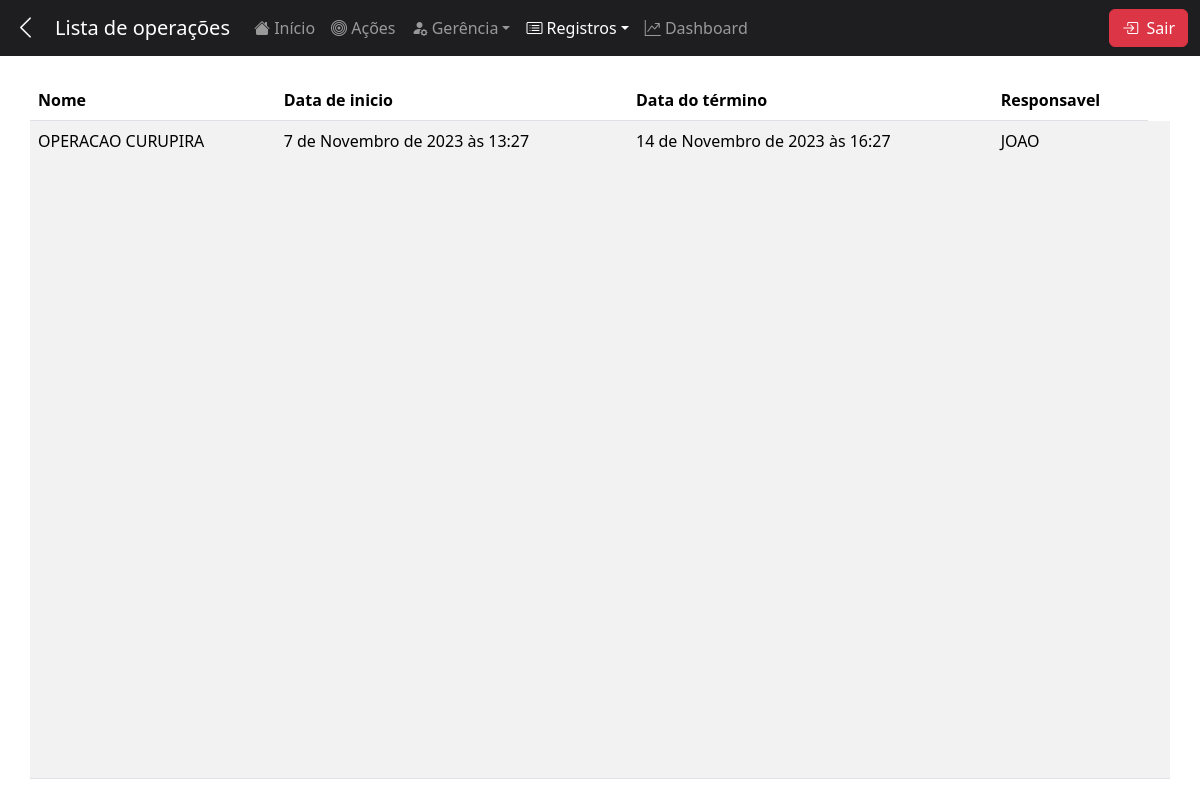
The app's page /registros/operacoes/ (signed in), older data.
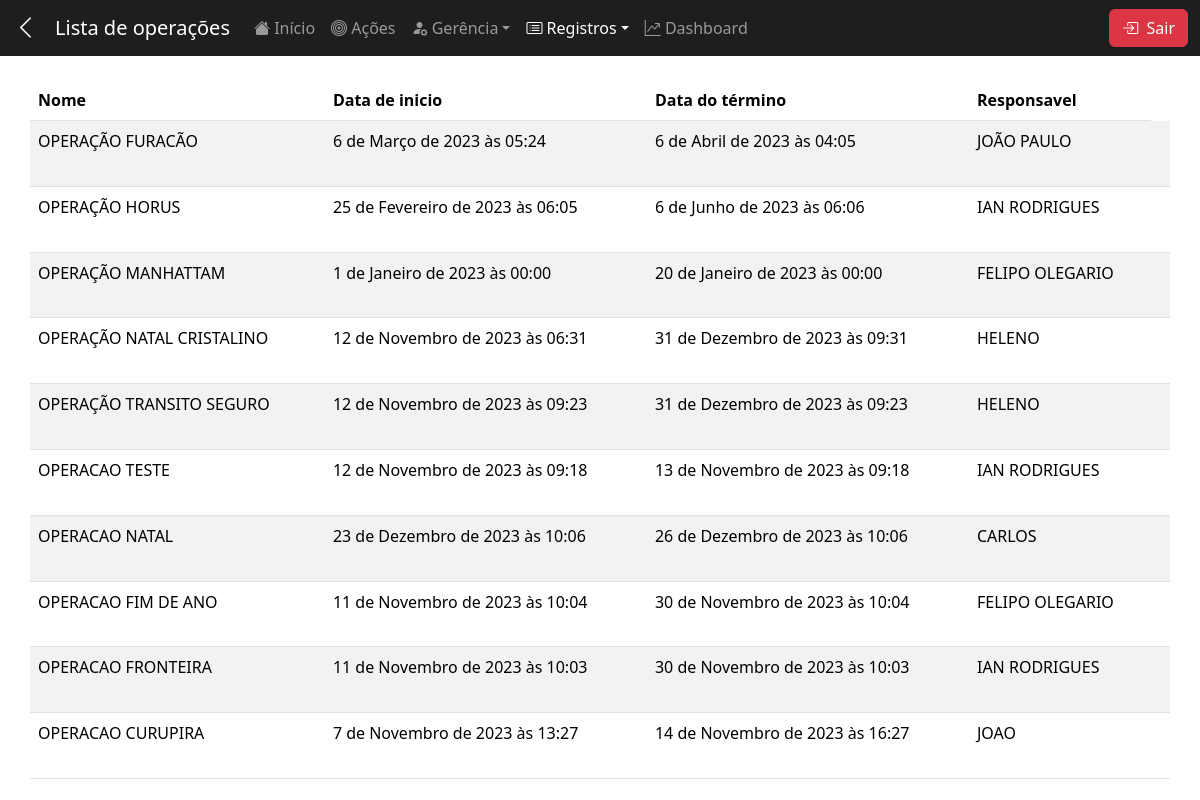
The same page, newer data.
### mainApp/models.py (models this page shows)
class ModelOperacoes(models.Model):
    nome_operacao = models.CharField(max_length=200, blank=False, null=False)
    data_inicio = models.DateTimeField(null=False, blank=False)
    data_fim = models.DateTimeField(null=True)
    responsavel = models.CharField(max_length=200,blank=False, null=False)
    data_registro = models.DateTimeField(auto_now_add=True)
    data_manutencao = models.DateTimeField(auto_now=True)
    class Meta:
        db_table = 'operacoes'

### mainApp/views.py (the view)
# urls.py: path('registros/operacoes/', views.reg_operacoes, name='reg_operacoes'),
@login_required
def reg_operacoes(request):
    usuario = request.user
    instituicao = ModelUsuarios.objects.get(id_usuario_django=usuario.id).instituicao
    parametro_page = request.GET.get('page','1')
    parametro_limit = request.GET.get('limit','50')
    if not(parametro_limit.isdigit() and int(parametro_limit)>0):
        parametro_limit = '50'
    Operacoes = ModelOperacoes.objects.all().order_by('-data_registro')
    busca = request.GET.get('busca')
    if busca:
        Operacoes = ModelOperacoes.objects.filter(Q(nro_registro__icontains=busca)|Q(tipo_servico__icontains=busca)).order_by('-data_registro')
    else:
        Operacoes = ModelOperacoes.objects.all().order_by('-data_registro')
    ocorrencias_paginator = Paginator(Operacoes,parametro_limit)
    try:
        page = ocorrencias_paginator.page(parametro_page)
    except (EmptyPage, PageNotAnInteger):
        page = ocorrencias_paginator.page(1)
    context = {
        'quantidade_por_pagina': ['10','15','25','50','100'],
        "instituicao":instituicao,
        'limitp': parametro_limit,
        'operacoes': page
    }
    return render(request, 'reg_operacoes.html',context)

### mainApp/templates/reg_operacoes.html (shortened to what this page needs)
{% extends "base.html" %}
{% load static %}
{% block css%}
<link rel="stylesheet" href="{% static 'css/home.css' %}">
{% endblock %}
{% block content %}
{% include "includes/header.html" with nav_title="Lista de operações" back=True %}
<main class="container">
    <div class="row pt-4">
        <table class="table table-striped">
            <thead>
              <tr>
                <th scope="col">Nome</th>
                <th scope="col">Data de inicio</th>
                <th scope="col">Data do término</th>
                <th scope="col">Responsavel</th>
              </tr>
            </thead>
            <tbody>
                {% for operacao in operacoes%}
                    <tr>
                        <td>{{operacao.nome_operacao}}</td>
                        <td>{{operacao.data_inicio}}</td>
                        <td>{{operacao.data_fim}}</td>
                        <td>{{operacao.responsavel}}</td>
                        <td class="icon">
                        </td>
                    </tr>
                {%endfor%}
            </tbody>
          </table>
    </div>
</main>
{% endblock %}

### mainApp/templates/base.html (shortened to what this page needs)
{% load static %}
{% load bootstrap5 %}
<!DOCTYPE html>
<html lang="pt-br">
<head>
    <link rel="stylesheet" href="https://cdn.jsdelivr.net/npm/bootstrap-icons@1.11.1/font/bootstrap-icons.css">
    {% bootstrap_css %}
    {% if instituicao == 'PCEPA' %}
    <link rel="stylesheet" href="{% static 'css/cores_PCEPA.css' %}">
    {% elif instituicao == 'PC' %}
    <link rel="stylesheet" href="{% static 'css/cores_PC.css' %}">
    {% elif instituicao == 'PM' %}
    <link rel="stylesheet" href="{% static 'css/cores_PM.css' %}">
    {% elif instituicao == 'CBM' %}
    <link rel="stylesheet" href="{% static 'css/cores_CBM.css' %}">
    {% else%}
    <link rel="stylesheet" href="{% static 'css/cores.css' %}">
    {% endif %}
    <link rel="stylesheet" href="{% static 'css/base.css' %}">
    {% block css%}{% endblock %}
</head>
<body>
    {% block content %}{% endblock %}
</body>
</html>

### mainApp/templates/includes/header.html (shortened to what this page needs)
{% load static %}
<header class="cor_instituicao">
    <nav class="navbar navbar-dark navbar-expand-md">
        <div class="container-fluid">
            {% if back %}
            <button class="btn text-light p-0 m-0 me-3" onclick="history.back()"><i class="bi bi-chevron-left"></i></button>
            {% endif %}
            <span class="navbar-brand text-center" id="nav_title">
                {{ nav_title }}
            </span>
            <div class="navbar-collapse collapse" id="navbarToggler">
                <ul class="navbar-nav me-auto mb-2 mb-lg-0">
                    <li class="nav-item">
                        <a class="nav-link {% if request.resolver_match.url_name == 'home' %}current-page{% endif %}" href="{% url 'home' %}" rel="noopener noreferrer">
                            <i class="bi bi-house-fill"></i> Início
                        </a>
                    </li>
                    <li class="nav-item">
                        <a class="nav-link {% if request.resolver_match.url_name == 'acoes' %}current-page{% endif %}" href="{% url 'acoes' %}" rel="noopener noreferrer">
                            <i class="bi bi-bullseye"></i> Ações
                        </a>
                    </li>
                    <li class="nav-item dropdown">
                        <a class="nav-link dropdown-toggle " data-bs-toggle="dropdown" aria-expanded="false"><i class="bi bi-person-fill-gear"></i> Gerência</a>
                    </li>
                    <li class="nav-item dropdown">
                        <a class="nav-link dropdown-toggle {% if request.resolver_match.url_name == 'reg_acoes' or request.resolver_match.url_name == 'reg_operacoes' %}current-page{% endif %}" data-bs-toggle="dropdown" aria-expanded="false"><i class="bi bi-card-list"></i>  Registros</a>
                    </li>
                    <li class="nav-item">
                        <a class="nav-link {% if request.resolver_match.url_name == 'dashboard' %}current-page{% endif %}" href="{% url 'dashboard' %}" rel="noopener noreferrer">
                            <i class="bi bi-graph-up-arrow"></i> Dashboard
                        </a>
                    </li>
                </ul>
                <div class="text-end">
                    <a class="btn btn-danger" id="btn-sair" href="{% url 'sair' %}" rel="noopener noreferrer">
                        <i class="bi bi-box-arrow-in-right me-1"></i>
                        Sair
                    </a>
                </div>
            </div>
        </div>
    </nav>
</header>

### statics/css/cores_PC.css (style rules this page uses)
.cor_instituicao { background-color: #1e1e20; }

### statics/css/base.css (style rules this page uses)
header { position: relative; z-index: 100; }
.current-page { font-weight: 500; color: white !important; }
.bi-chevron-left { font-size: 25px; }
#navbarToggler a { transition: all 0.3s; cursor: pointer; max-width: fit-content; }
.navbar-brand { max-width: 275px; overflow: hidden; }

### statics/css/home.css (style rules this page uses)
main > div { height: calc(100vh - 61px); }

Row changes from the older to the newer data that the page shows:
added ModelOperacoes: nome_operacao "OPERAÇÃO FURACÃO", data_inicio "6 de Março de 2023 às 05:24", data_fim "6 de Abril de 2023 às 04:05", responsavel "JOÃO PAULO"
added ModelOperacoes: nome_operacao "OPERAÇÃO HORUS", data_inicio "25 de Fevereiro de 2023 às 06:05", data_fim "6 de Junho de 2023 às 06:06", responsavel "IAN RODRIGUES"
added ModelOperacoes: nome_operacao "OPERAÇÃO MANHATTAM", data_inicio "1 de Janeiro de 2023 às 00:00", data_fim "20 de Janeiro de 2023 às 00:00", responsavel "FELIPO OLEGARIO"
added ModelOperacoes: nome_operacao "OPERAÇÃO NATAL CRISTALINO", data_inicio "12 de Novembro de 2023 às 06:31", data_fim "31 de Dezembro de 2023 às 09:31", responsavel "HELENO"
added ModelOperacoes: nome_operacao "OPERAÇÃO TRANSITO SEGURO", data_inicio "12 de Novembro de 2023 às 09:23", data_fim "31 de Dezembro de 2023 às 09:23", responsavel "HELENO"
added ModelOperacoes: nome_operacao "OPERACAO TESTE", data_inicio "12 de Novembro de 2023 às 09:18", data_fim "13 de Novembro de 2023 às 09:18", responsavel "IAN RODRIGUES"
added ModelOperacoes: nome_operacao "OPERACAO NATAL", data_inicio "23 de Dezembro de 2023 às 10:06", data_fim "26 de Dezembro de 2023 às 10:06", responsavel "CARLOS"
added ModelOperacoes: nome_operacao "OPERACAO FIM DE ANO", data_inicio "11 de Novembro de 2023 às 10:04", data_fim "30 de Novembro de 2023 às 10:04", responsavel "FELIPO OLEGARIO"
added ModelOperacoes: nome_operacao "OPERACAO FRONTEIRA", data_inicio "11 de Novembro de 2023 às 10:03", data_fim "30 de Novembro de 2023 às 10:03", responsavel "IAN RODRIGUES"
